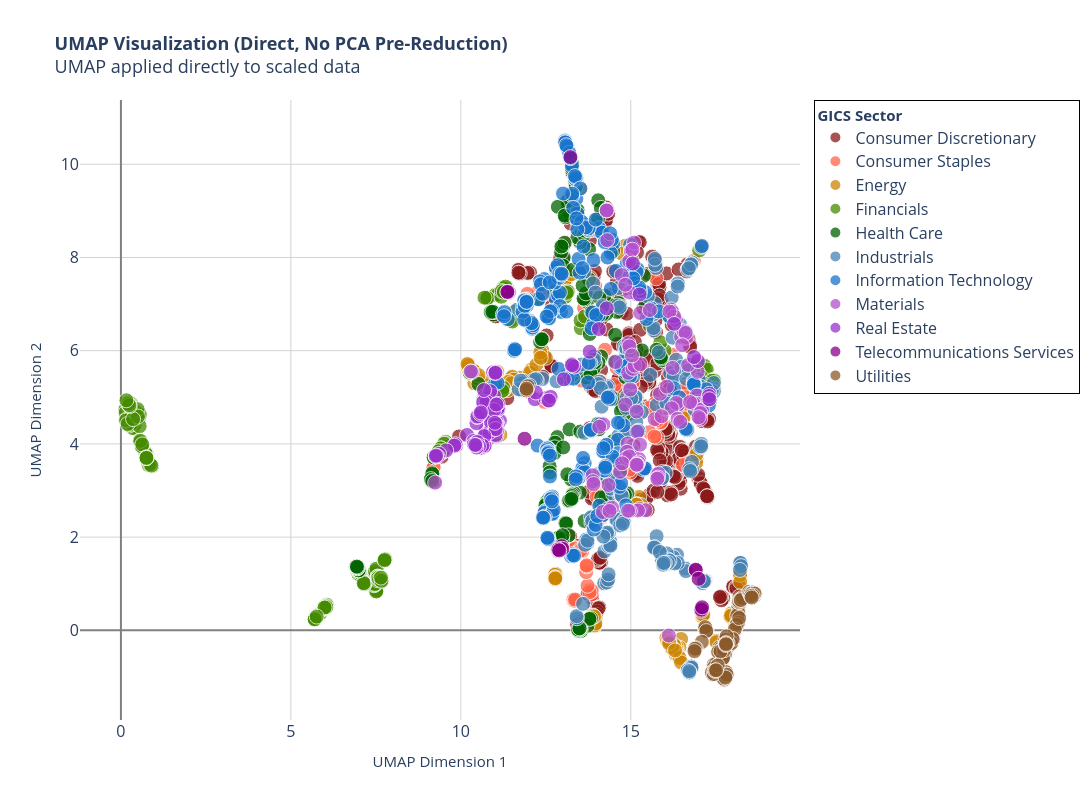

Write notebook code for a chart like this one.
### Code cell
# Plot 7: Interactive UMAP - no PCA

fig = go.Figure()
sectors = sorted(df_umap_direct['Sector'].unique())

# Optional sector color mapping (reuse yours or auto-generate)
# Example if you had a predefined mapping:
# sector_colors = {'Technology': '#1f77b4', 'Healthcare': '#ff7f0e', ...}

for sector in sectors:
    sector_data = df_umap_direct[df_umap_direct['Sector'] == sector]
    
    # Prepare custom hover text
    hover_text = []
    for idx, row in sector_data.iterrows():
        text = f"<b>{row['Ticker']}</b><br>"
        text += f"Sector: {sector}<br>"
        text += f"UMAP1: {row['UMAP1']:.2f}<br>"
        text += f"UMAP2: {row['UMAP2']:.2f}<br>"
        if 'Revenue' in sector_data.columns:
            text += f"Revenue: ${row['Revenue']:,.0f}<br>"
        if 'Assets' in sector_data.columns:
            text += f"Assets: ${row['Assets']:,.0f}<br>"
        if 'Net Income' in sector_data.columns:
            text += f"Net Income: ${row['Net Income']:,.0f}"
        hover_text.append(text)
    
    # Add trace for this sector
    fig.add_trace(go.Scatter(
        x=sector_data['UMAP1'],
        y=sector_data['UMAP2'],
        mode='markers',
        name=sector,
        marker=dict(
            size=15,
            color=sector_colors[sector] if 'sector_colors' in locals() else None,
            opacity=0.75,
            line=dict(width=1, color='white')
        ),
        text=hover_text,
        hovertemplate='%{text}<extra></extra>'
    ))

fig.update_layout(
    width=1300,
    height=800,
    title=dict(
        text='<b>UMAP Visualization (Direct, No PCA Pre-Reduction)</b><br>'
             'UMAP applied directly to scaled data',
        font=dict(size=18)
    ),
    xaxis=dict(
        title='UMAP Dimension 1',
        title_font=dict(size=15),  
        gridcolor='lightgray',
        showgrid=True,
        zeroline=True,
        zerolinecolor='gray',
        zerolinewidth=2
    ),
    yaxis=dict(
        title='UMAP Dimension 2',
        title_font=dict(size=15),  
        gridcolor='lightgray',
        showgrid=True,
        zeroline=True,
        zerolinecolor='gray',
        zerolinewidth=2
    ),
    hovermode='closest',
    plot_bgcolor='white',
    legend=dict(
        title=dict(text='<b>GICS Sector</b>', font=dict(size=15)),
        bgcolor="rgba(255,255,255,0.95)",
        bordercolor="black",
        borderwidth=1,
        font=dict(size=16),
        itemsizing='constant'
    )
)

fig.update_xaxes(tickfont=dict(size=16))
fig.update_yaxes(tickfont=dict(size=16))
fig.show()

## >> save as html and png for sharing
FILE_NAME = f"UMAP_by_sectors_no_PCA_test10"
fig.write_html(f"{HTML_PATH}/{FILE_NAME}.html")
fig.write_image(f"{FIG_PATH}/{FILE_NAME}.png",
               width=1200, height=500,
               scale=3          # Scale factor (like DPI multiplier)
               )

# allow to open automatically in the default browser
# import webbrowser
webbrowser.open(f"{HTML_PATH}/{FILE_NAME}.html")
